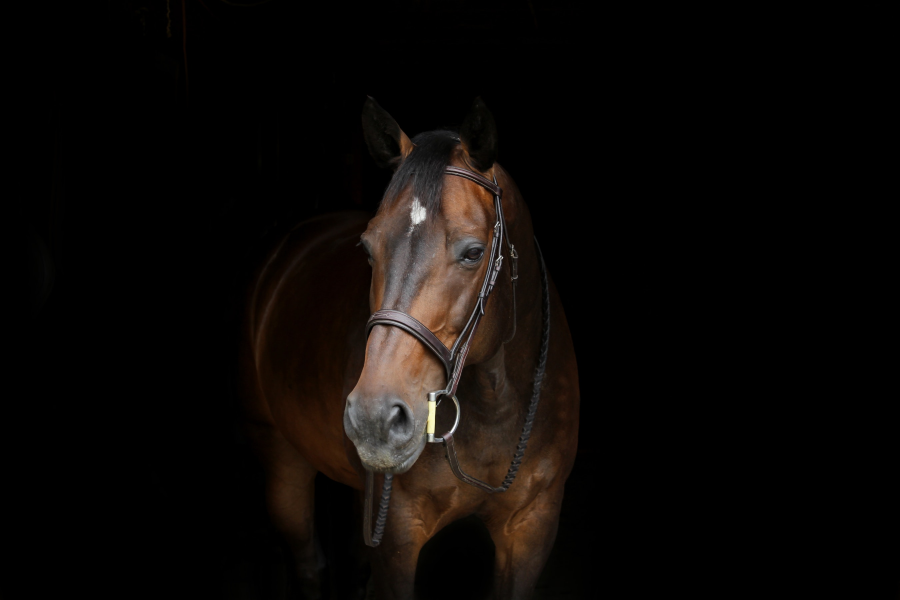
#> input picture data/horse.jpg, 2700 x 1800 px (shown at 1/3 size)
$ jupyter execute 13_Histograms.ipynb   (shell and % lines are left out)
#> lines starting #> are read from the running program, lines starting #| are printed output that depends on the picture
[cell 1]
import cv2
import numpy as np
import matplotlib.pyplot as plt

[cell 2]
dark_horse = cv2.imread("data/horse.jpg")
#> dark_horse is the input picture: shape (1800, 2700, 3); mean B, G, R 6.9, 8.9, 12
show_horse = cv2.cvtColor(dark_horse, cv2.COLOR_BGR2RGB)

rainbow = cv2.imread("data/rainbow.jpg")
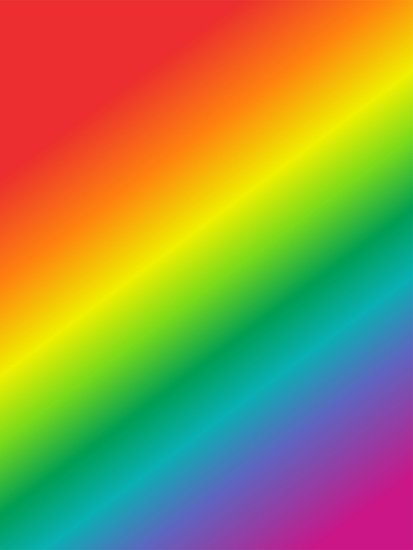
#> input picture data/rainbow.jpg, 413 x 550 px
#> rainbow is the input picture: shape (550, 413, 3); mean B, G, R 72.8, 142.3, 152.3
show_rainbow = cv2.cvtColor(rainbow, cv2.COLOR_BGR2RGB)

blue_bricks = cv2.imread("data/bricks.jpg")
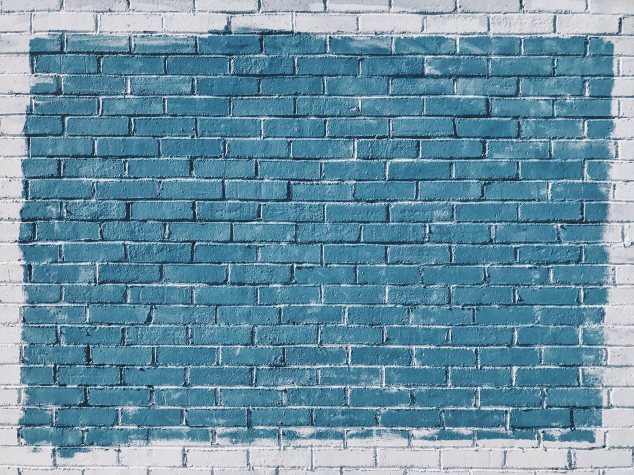
#> input picture data/bricks.jpg, 1267 x 950 px (shown at 1/2 size)
#> blue_bricks is the input picture: shape (950, 1267, 3); mean B, G, R 163.5, 144, 104.9
show_bricks = cv2.cvtColor(blue_bricks, cv2.COLOR_BGR2RGB)

# cv2 functions expect BGR format. So we use original image variables.
# To visualize the image, we'll use the show_ image variables

[cell 3]
plt.imshow(show_horse)

[cell 4]
plt.imshow(show_rainbow)

[cell 5]
plt.imshow(show_bricks)

[cell 6]
hist_values = cv2.calcHist([blue_bricks], channels = [0], mask = None, histSize = [256], ranges = [0, 256])
#> hist_values = 256 values, max 19329 at index 150, min 0 at index 0, mean 4701.8
# 0 because channel order is Blue, Green Red

print(hist_values.shape)
#| (256, 1)
plt.plot(hist_values)
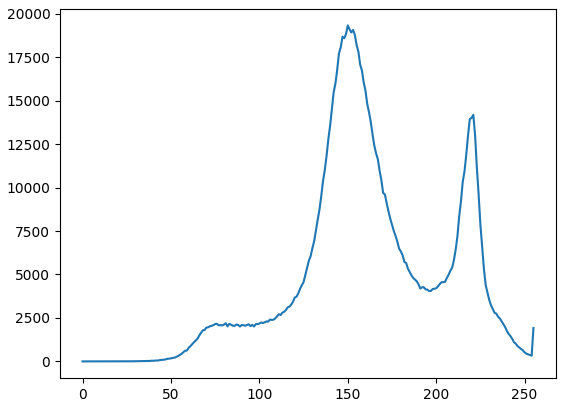
#> figure drawn by matplotlib, 1 panel; curve peaks at x = 150, y = 19329

[cell 7]
hist_values = cv2.calcHist([dark_horse], channels = [0], mask = None, histSize = [256], ranges = [0, 256])
#> hist_values = 256 values, max 3726045 at index 0, min 10 at index 246, mean 18984.4
# 0 because channel order is Blue, Green Red

print(hist_values.shape)
#| (256, 1)
plt.plot(hist_values)
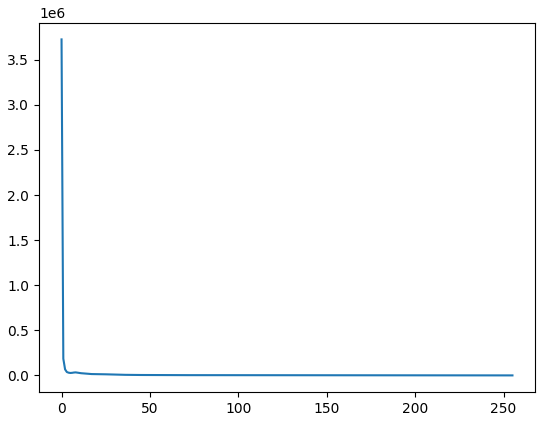
#> figure drawn by matplotlib, 1 panel; curve peaks at x = 0, y = 3726045

[cell 8]
hist_values = cv2.calcHist([rainbow], channels = [0], mask = None, histSize = [256], ranges = [0, 256])
#> hist_values = 256 values, max 20751 at index 48, min 0 at index 196, mean 887.3
# 0 because channel order is Blue, Green Red

print(hist_values.shape)
#| (256, 1)
plt.plot(hist_values)
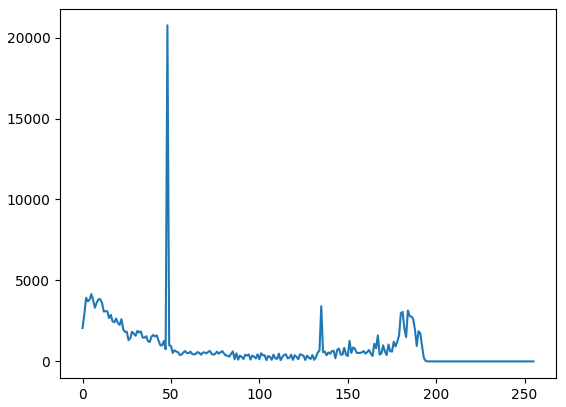
#> figure drawn by matplotlib, 1 panel; curve peaks at x = 48, y = 20751

[cell 9]
# To plot 3 colour histograms - all at once
img = blue_bricks
color = ('b', 'g', 'r')

for i, col in enumerate(color):
    histr = cv2.calcHist([img], [i], None, [256], [0, 256])
    plt.plot(histr, color = col)
    plt.xlim([0, 256])

plt.title("Histogram for Blue Bricks")
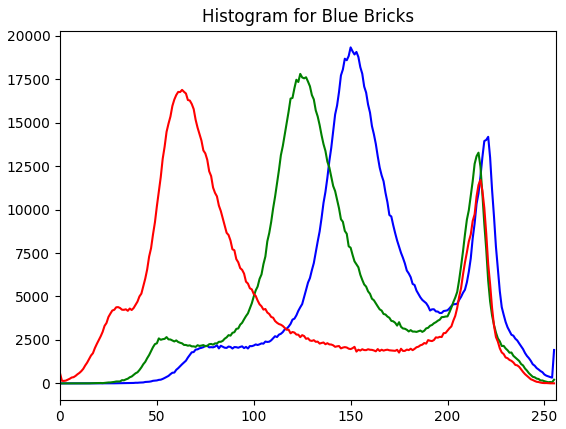
#> figure drawn by matplotlib, 1 panel; curve peaks at x = 150, y = 19329; curve peaks at x = 124, y = 17804; curve peaks at x = 63, y = 16885

[cell 10]
# To plot 3 colour histograms - all at once
img = rainbow
color = ('b', 'g', 'r')

for i, col in enumerate(color):
    histr = cv2.calcHist([img], [i], None, [256], [0, 256])
    plt.plot(histr, color = col)
    plt.xlim([0, 256])

plt.title("Histogram for Rainbow")
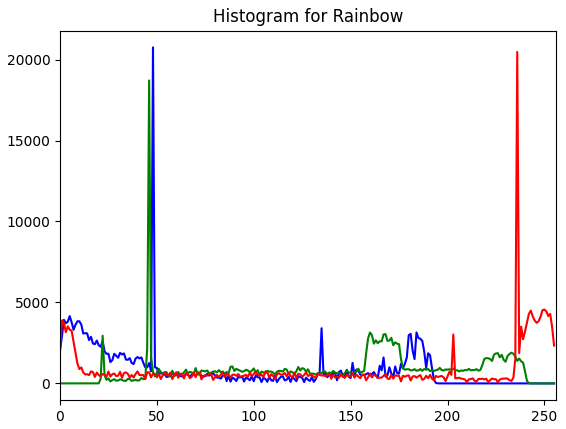
#> figure drawn by matplotlib, 1 panel; curve peaks at x = 48, y = 20751; curve peaks at x = 46, y = 18708; curve peaks at x = 236, y = 20471

[cell 11]
# To plot 3 colour histograms - all at once
img = dark_horse
color = ('b', 'g', 'r')

for i, col in enumerate(color):
    histr = cv2.calcHist([img], [i], None, [256], [0, 256])
    plt.plot(histr, color = col)
    plt.xlim([0, 50])
    plt.ylim([0, 500000])

plt.title("Histogram for Horse")
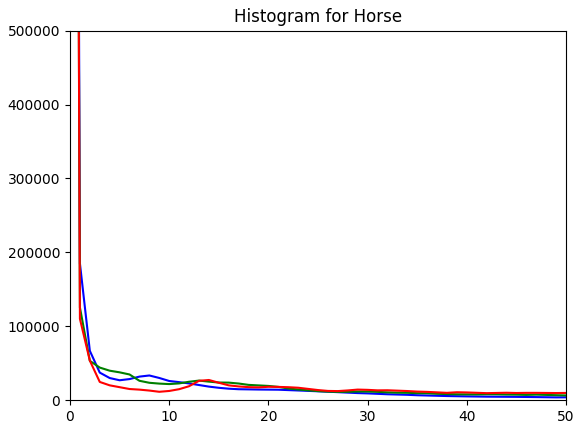
#> figure drawn by matplotlib, 1 panel; curve peaks at x = 0, y = 3726045; curve peaks at x = 0, y = 3605157; curve peaks at x = 0, y = 3582424
